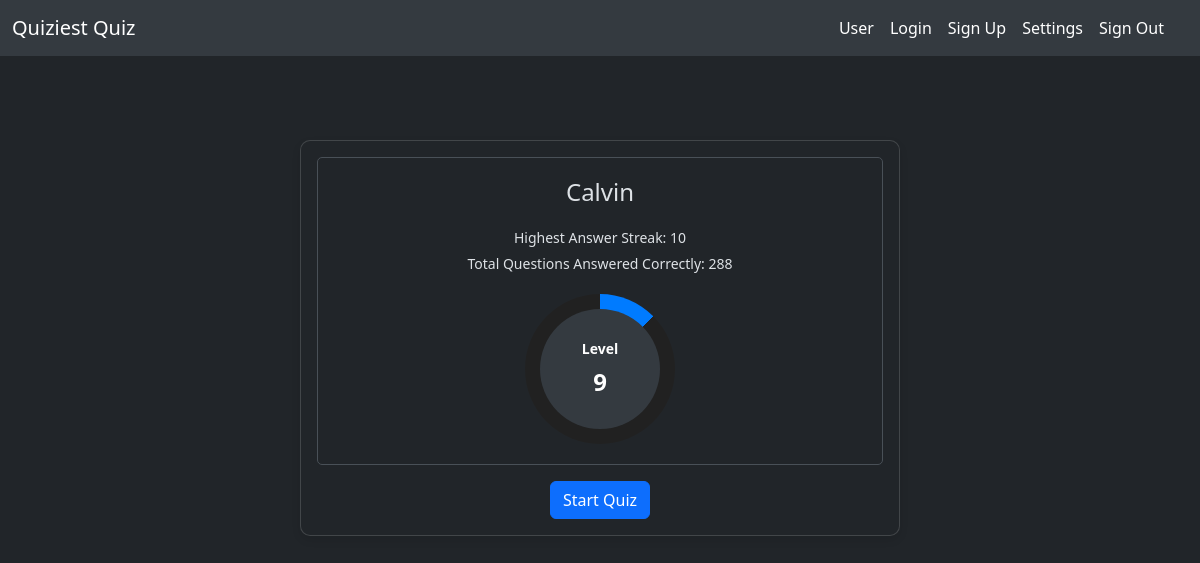
The app's page /user (signed in), older data.
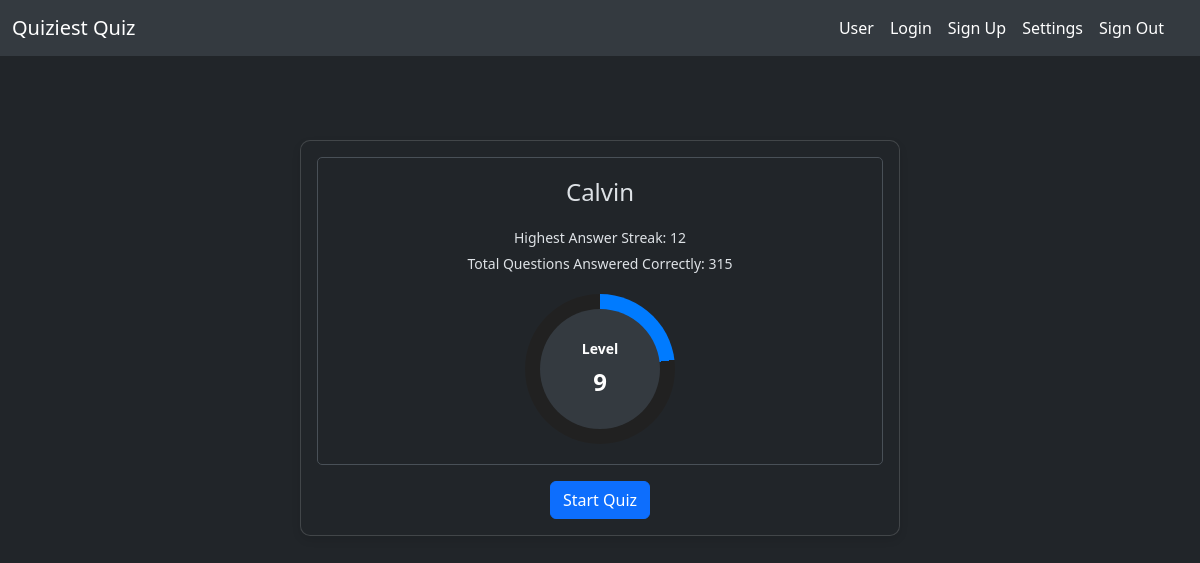
The same page, newer data.
### website/auth/models.py (models this page shows, shortened)
class users(db.Model, UserMixin):
    id = db.Column("id", db.Integer, primary_key=True)
    name = db.Column("name", db.String(100))
    email = db.Column("email", db.String(150), unique=True) # Must be Unique
    password = db.Column("password", db.String, nullable=False)
    best_streak = db.Column("best_streak", db.Integer, db.CheckConstraint('best_streak >= 0', name='check_best_streak_positive'))
    total_solved = db.Column("total_solved", db.Integer, db.CheckConstraint('total_solved >= 0', name='check_total_solved_positive'), default=0)
    difficulty = db.Column("difficulty", db.Integer, default=2) # Default Medium Difficulty
    theme = db.Column(db.String(10), default='dark') # Default Dark Mode
    level = db.Column(db.Integer, default=1) # Users always begin on level 1
    __table_args__ = (
        db.UniqueConstraint('name', name='uq_user_name'),
        db.UniqueConstraint('email', name='uq_user_email'),
    )

### website/auth/auth.py (the view)
@auth.route("/user", methods=["POST", "GET"])
@login_required
def user():
    email = current_user.email
    name = current_user.name
    best_streak = current_user.best_streak
    total_solved = current_user.total_solved
    level = current_user.level
    return render_template("user.html", email=email, name=name, best_streak=best_streak, total_solved=total_solved, level=level)

### website/templates/user.html (shortened to what this page needs)
{% extends "base.html" %}
{% block content %}
<div class="container mt-5 d-flex justify-content-center">
    <div class="card user-card">
        <div class="card-body text-center">
            <div class="user-profile">
                <h1>{{name}}</h1>
                <div class="stats-box">
                    <p>Highest Answer Streak: {{best_streak}}</p>
                    <p>Total Questions Answered Correctly: {{total_solved}}</p>
                </div>
                <div class="progress-circle" id="progress-circle">
                    <div class="circle">
                        <div class="inside-circle">
                            <span id="level-label">Level</span>
                            <span id="level-text">{{level}}</span>
                        </div>
                    </div>
                </div>
            </div>
            <a href="{{ url_for('quiz.quiz_view') }}" class="btn btn-primary mt-3">Start Quiz</a>
        </div>
    </div>
</div>
{% endblock %}

Row changes from the older to the newer data that the page shows:
changed users "Calvin": total_solved "288" → "315"
Text that changed along with them:
{{ best_streak }}: "10" → "12"
